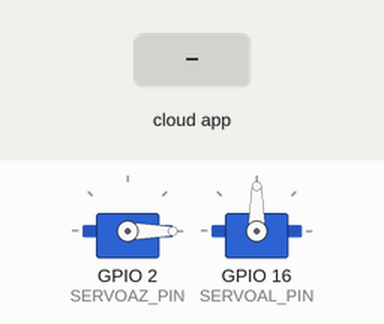
The sketch below on a simulated ESP8266 (NodeMCU). Parts: 2 × servo. The test bench sets the inputs (shaded band). What the sketch prints to the serial monitor is not drawn.

Above: at 8.7 s.
8.8 s: the phone or cloud app sets sun-position.azimuth to 0
At 9.6 s:
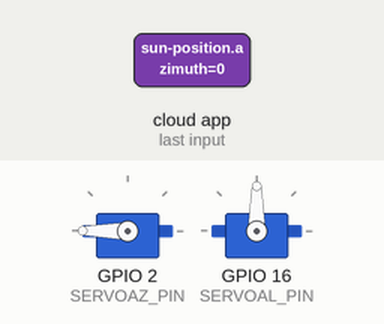
10.3 s: the phone or cloud app sets sun-position.altitude to 0
At 10.9 s:
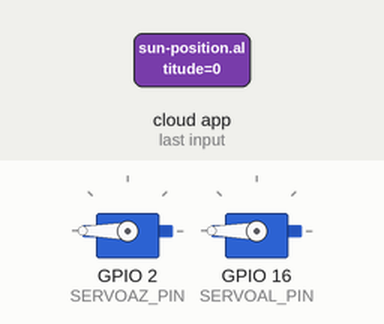
Timing chart, 0 to 13.3 s (numbered marks = the images above; inputs shaded):
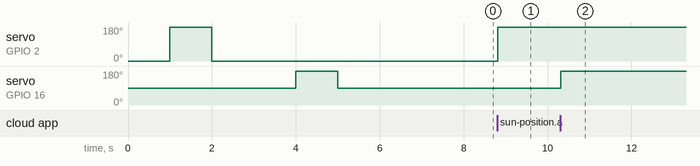

The sketch:

sunTracker.ino
```cpp
// when installing the library for the ESP8266 boards you may run into problems. I got this code working
// using version 2.7.4 of the library (using a PC)


/************************** Configuration ***********************************/

// edit the config.h tab and enter your Adafruit IO credentials
// and any additional configuration needed for WiFi, cellular,
// or ethernet clients.
#include "config.h"

/************************ Code Starts Here *******************************/

#if defined(ARDUINO_ARCH_ESP32)
// ESP32Servo Library (https://github.com/madhephaestus/ESP32Servo)
// installation: library manager -> search -> "ESP32Servo"
#include <ESP32Servo.h>
#else
#include <Servo.h>
#endif

// pin used to control the servo
#define SERVOAZ_PIN 2
#define SERVOAL_PIN 16

// create an instance of the servo class
Servo servoAZ;
Servo servoAL;

// set up the 'servo' feed
AdafruitIO_Feed *feedAZ = io.feed("sun-position.azimuth");
AdafruitIO_Feed *feedAL = io.feed("sun-position.altitude");

void setup() {
  // start the serial connection
  Serial.begin(115200);
  // wait for serial monitor to open
  while (! Serial);
  Serial.println("Hello!");

  // tell the azimuth servo class which pin we are using and test
  servoAZ.attach(SERVOAZ_PIN);
  //test the servos
  Serial.println("Testing azimuth servo");
  servoAZ.write(0);
  delay(1000);
  servoAZ.write(180);
  delay(1000);
  servoAZ.write(0);
  delay(1000);
  // tell the altitude servo class which pin we are using and test
  servoAL.attach(SERVOAL_PIN);  //don't send this servo close to 0 or it will get stuck!
  Serial.println("Testing altitude servo");
  servoAL.write(90);
  delay(1000);
  servoAL.write(180);
  delay(1000);
  servoAL.write(90);
  delay(1000);

  // connect to io.adafruit.com
  Serial.println("Connecting to Adafruit IO");
  io.connect();

  // set up a message handler for the 'servo' feeds.
  // the handleMessage functions (defined below)
  // will be called whenever a message is
  // received from adafruit io.
  feedAZ->onMessage(handleMessageAZ);
  feedAL->onMessage(handleMessageAL);

  // wait for a connection
  while (io.status() < AIO_CONNECTED) {
    Serial.print(".");
    //Serial.println(io.statusText());  //troubleshooting the endless dots when connecting...........
    delay(100);
  }
  // we are connected
  Serial.println(io.statusText());
  //get data from feeds
  feedAZ->get();
  feedAL->get();
}

void loop() {
  // io.run(); is required for all sketches.
  // it should always be present at the top of your loop
  // function. it keeps the client connected to
  // io.adafruit.com, and processes any incoming data.
  io.run();
}

/**************************get azimuth data ***********************************/
// this function is called whenever an 'azimuth' message
// is received from Adafruit IO. it was attached to
// the servo feed in the setup() function above.
void handleMessageAZ(AdafruitIO_Data *data) {
  // convert the data to integer
  int Azimuth = data->toInt();
  // make sure the azimuth is only used between east (90) and west (270) during the day
  if (Azimuth < 90)
    Azimuth = 90;
  else if (Azimuth > 270)
    Azimuth = 270;
  //map the azimuth from east to west (daytime) to 0-180 on the servo
  int AZServoPosition = map(Azimuth, 90, 270, 180, 0);
  //set the servo to the correct angle
  servoAZ.write(AZServoPosition);
  delay(1000);
  //print the Azimuth
  Serial.print("Azimuth is ");
  Serial.print(Azimuth);
  Serial.print(" (servo position ");
  Serial.print(AZServoPosition);
  Serial.println(")");
}

/**************************get altitude data ***********************************/
// this function is called whenever an 'altitude' message
// is received from Adafruit IO. it was attached to
// the servo feed in the setup() function above.
void handleMessageAL(AdafruitIO_Data *data2) {
  // convert the data to integer
  int Altitude = data2->toInt();
  //print the Altitude
  Serial.print("Altitude is ");
  Serial.print(Altitude);
  //Map the Altitude from 0-90 to values that work with the altitude servo. Lots of trail and error.
  //I found that giving a servo value of 105 would put the pointer straight up (elevation 90)
  //and a servo value of 140 would put the pointer at elevation 56, which was convenient at the time of testing
  int ALServoPosition = map(Altitude, 56, 90, 140, 105);
  //set the servo to the correct angle
  servoAL.write(ALServoPosition);
  delay(1000);
  //print the servo position
  Serial.print(" (servo position ");
  Serial.print(ALServoPosition);
  Serial.println(")");
}
```

config.h
```cpp
/************************ Adafruit IO Config *******************************/

// visit io.adafruit.com if you need to create an account,
// or if you need your Adafruit IO key.
#define IO_USERNAME  "colingrose"
#define IO_KEY       "XXXXXXXXXXXX"

/******************************* WIFI **************************************/

// the AdafruitIO_WiFi client will work with the following boards:
//   - HUZZAH ESP8266 Breakout -> https://www.adafruit.com/products/2471
//   - Feather HUZZAH ESP8266 -> https://www.adafruit.com/products/2821
//   - Feather HUZZAH ESP32 -> https://www.adafruit.com/product/3405
//   - Feather M0 WiFi -> https://www.adafruit.com/products/3010
//   - Feather WICED -> https://www.adafruit.com/products/3056

#define WIFI_SSID       "Windward_Wildcats"
#define WIFI_PASS       "XXXXXXXXXXXX"

// comment out the following two lines if you are using fona or ethernet
#include "AdafruitIO_WiFi.h"
AdafruitIO_WiFi io(IO_USERNAME, IO_KEY, WIFI_SSID, WIFI_PASS);


/******************************* FONA **************************************/

// the AdafruitIO_FONA client will work with the following boards:
//   - Feather 32u4 FONA -> https://www.adafruit.com/product/3027

// uncomment the following two lines for 32u4 FONA,
// and comment out the AdafruitIO_WiFi client in the WIFI section
// #include "AdafruitIO_FONA.h"
// AdafruitIO_FONA io(IO_USERNAME, IO_KEY);


/**************************** ETHERNET ************************************/

// the AdafruitIO_Ethernet client will work with the following boards:
//   - Ethernet FeatherWing -> https://www.adafruit.com/products/3201

// uncomment the following two lines for ethernet,
// and comment out the AdafruitIO_WiFi client in the WIFI section
// #include "AdafruitIO_Ethernet.h"
// AdafruitIO_Ethernet io(IO_USERNAME, IO_KEY);
```

Measured:
- after the input at 8.8 s, servo on GPIO 2 (SERVOAZ_PIN): 0° → 180° at once
- after the input at 10.3 s, servo on GPIO 16 (SERVOAL_PIN): 90° → 180° at once
